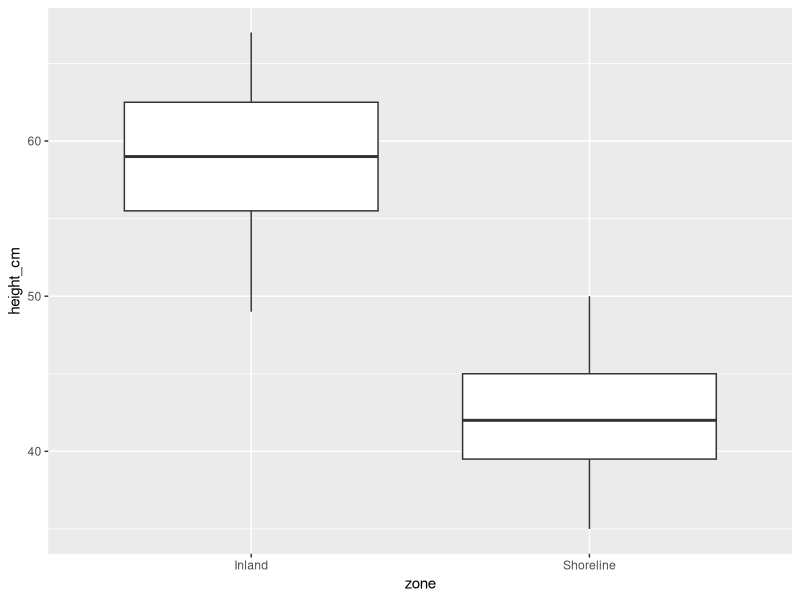
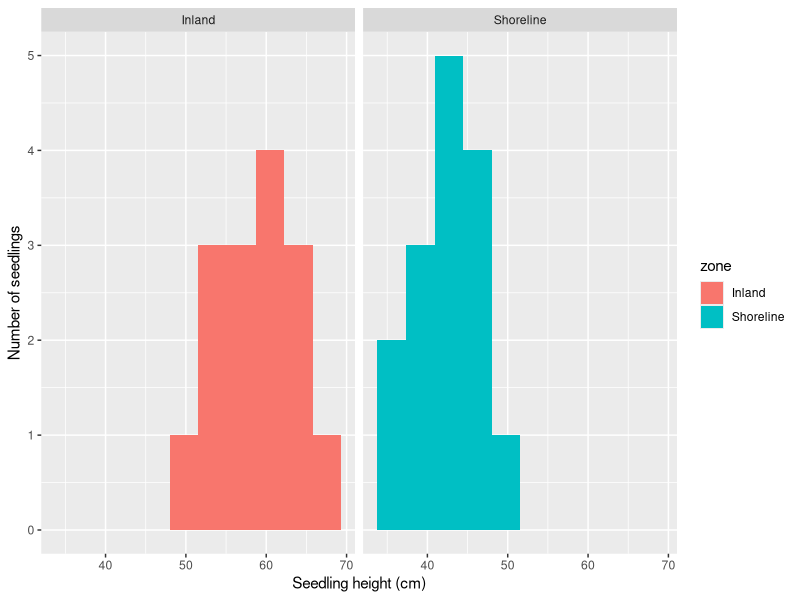
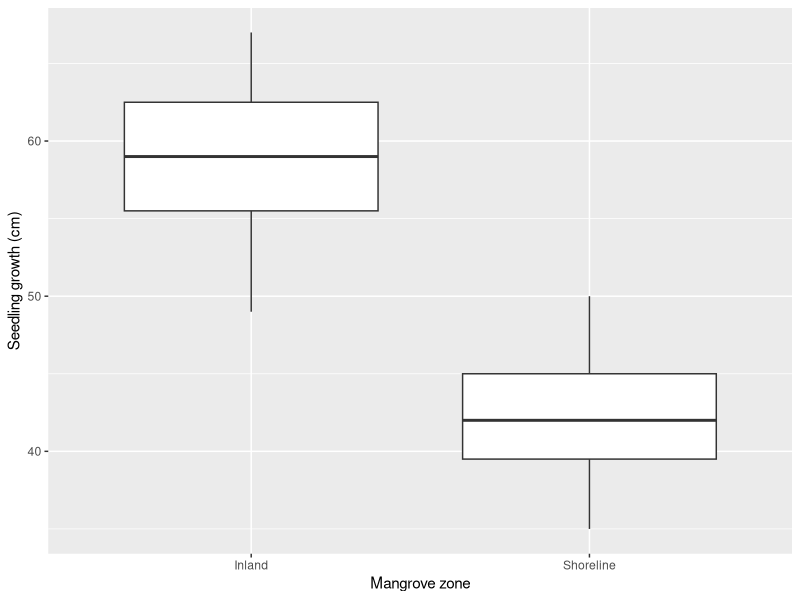

These charts were generated, in order, by the following R code: (Note: this script raises an error after producing the figures.)
# MES 503 Week 5 Lab - t tests and data wrangling
# This script includes a coding exercise designed to build your understanding of 
# t-tests while also learning more about data wrangling

# Created by Kayla Blincow 9/15/2026
#------------------------------------------------------------------------------


#### INTRODUCTION
# Today we will learn how to:
# 1. Perform a t-test in R
# 2. Interpret the results of a t-test
# 3. Create new variables using mutate()
# 4. Calculate summaries using group_by() and summarise()
# 5. Combine data wrangling and statistical analysis

# An important idea for today:
# DATA WRANGLING and STATISTICAL ANALYSIS are connected.

# Before we can perform a statistical test, we often need to make sure
# that our data are structured and filtered appropriately.


# ------------------------------------------------------------------------------
# BACKGROUND: MANGROVE SEEDLING GROWTH
# ------------------------------------------------------------------------------

# Mangrove forests provide important ecosystem services, including shoreline
# stabilization, habitat for juvenile fishes and invertebrates, carbon storage,
# and protection from storms.

# Mangrove seedlings may experience different environmental conditions depending
# on where they grow. For example, seedlings near the shoreline may experience
# greater exposure to waves, flooding, salinity, and physical disturbance than
# seedlings growing farther inland.

# In this exercise, we will use a hypothetical dataset to investigate whether
# mangrove seedling height differs between two habitat zones:

# 1. Shoreline: seedlings growing near the water's edge
# 2. Inland: seedlings growing farther inland within the mangrove forest

# Our motivating research question is:
# Do mangrove seedlings differ in height between shoreline and inland zones?

#### OUR DATA ####

# Our dataset includes measurements from 30 hypothetical mangrove seedlings.

# Variables include:
# seedling_id: unique identifier for each seedling
# site: mangrove study site
# species: mangrove species
# zone: shoreline or inland habitat zone
# height_cm: seedling height in centimeters
# leaf_number: number of leaves on the seedling
# stem_diameter_mm: stem diameter in millimeters
# salinity_ppt: water salinity in parts per thousand
# light_percent: percentage of available sunlight


# These data are hypothetical but designed to represent plausible ecological
# measurements.



# ------------------------------------------------------------------------------
# SET UP R AND LOAD PACKAGES
# ------------------------------------------------------------------------------

# Clear the current R environment.
rm(list = ls())

# Load the tidyverse package 
# (this loads the whole tidyverse at once and is a great shorthand for when you 
# know you'll be using multiple tidyverse packages, like ggplot2 and dplyr)

# If you have not installed tidyverse, run this first:
# install.packages("tidyverse")

library(tidyverse)

# ------------------------------------------------------------------------------
# LOAD OUR DATA AND CHECK IT OUT
# ------------------------------------------------------------------------------

# Import your CSV file.
# Update the file path below so that R can find your data.

mangroves <- read.csv("Week 5/mangrove.csv")

# View the first six rows of the dataset.
# FILL IN CODE HERE
head(mangroves)

# View the structure of the dataset.
# FILL IN CODE HERE
str(mangroves)


# ------------------------------------------------------------------------------
# PART 1: EXPLORE THE DATA
# ------------------------------------------------------------------------------

# Before conducting a statistical test, it is important to explore the data.

# Create a visual depicting seedling height in each habitat zone.
# FILL IN CODE HERE
#plot(as.factor(mangroves$zone), mangroves$height_cm)
ggplot(data = mangroves, aes(x = zone, y = height_cm)) +
  geom_boxplot()


# ------------------------------------------------------------------------------
# PART 2: Do A t-TEST
# ------------------------------------------------------------------------------

# A t-test is used to compare the means of two groups.

# In this example, we want to determine whether mean seedling height differs
# between shoreline and inland mangrove seedlings.

# Our hypotheses are:

# Null hypothesis: Mean seedling height is the same in shoreline and inland zones.
# Alternative hypothesis: Mean seedling height differs between shoreline and inland zones.


# The general syntax for a two-sample t-test is:
# t.test(response variable ~ explanatory variable, data = dataset)

# What is our response variable?
# WRITE YOUR ANSWER HERE

# What is our explanatory variable?
# WRITE YOUR ANSWER HERE


#### CHECKING THE ASSUMPTIONS OF A T-TEST ####

# Before running a t-test, we should make sure that the data are
# appropriate for the test.
#
# For an independent-samples t-test, we are particularly interested in:
#
# 1. Independence of observations
# 2. Approximately normal data within each group
# 3. Similar variance between groups

# 1. CONSIDER INDEPENDENCE
# Independence is something we primarily determine from how the
# study was designed rather than from a statistical test.

# Ask:
# - Were seedlings sampled independently?
# - Is each seedling represented only once?
# - Are multiple measurements from the same seedling being treated
#   as independent observations?

# We cannot determine independence simply by looking at the data.


# 2. NORMALITY
# First, look at the distribution of seedling height within each zone.
ggplot(mangroves, aes(x = height_cm, fill = zone)) +
  geom_histogram(bins = 10) +
  facet_wrap(~ zone) +
  labs(
    x = "Seedling height (cm)",
    y = "Number of seedlings"
  )

# 3. EQUAL VARIANCE
# Compare the spread of seedling height between the two zones.
ggplot(mangroves, aes(x = zone, y = height_cm)) +
  geom_boxplot() +
  labs(
    x = "Mangrove zone",
    y = "Seedling growth (cm)"
  )


#### DOING THE t-TEST ####
height_test <- t.test(height_cm ~ zone, data = mangroves)

#look at the test results:
height_test

# Important parts of the output include:
# t: The calculated t-statistic.
# df: The degrees of freedom associated with the test.
# p-value: The probability of obtaining results at least as extreme as those observed
# if the null hypothesis were true.
# confidence interval: A range of plausible values for the difference between group means.
# sample estimates: The mean height for each habitat zone.

# How can we extract the p-value from the test object?
# FILL IN CODE HERE
height_test$p.value

# How about the estimated means?
# FILL IN CODE HERE
height_test$estimate

# Notice that R's default t.test() uses Welch's t-test.
# Welch's t-test does not assume that the two groups have exactly
# equal variances, making it a useful default when comparing two
# independent groups.

#Check the help page for t.test() to explore how we can control our t test.
?t.test()

t.test(mangroves$height_cm, mu = 50, var.equal = TRUE)

height_test

# ------------------------------------------------------------------------------
# PART 3: INTERPRET THE t-TEST
# ------------------------------------------------------------------------------

# Use the t-test output answer the following questions:
# 1. Do you reject or fail to reject the null hypothesis? Why?
# 2. Which habitat zone has taller seedlings on average?
# 3. Write a biological interpretation of the result.


# Remember that a statistically significant difference does not automatically
# demonstrate that habitat zone caused the difference. Other variables, such
# as salinity, light availability, flooding, nutrient availability, or site
# characteristics, may also influence seedling growth.



# ------------------------------------------------------------------------------
# PART 4: SUMMARIZE THE DATA TO CONTEXTUALIZE THE TEST
# ------------------------------------------------------------------------------

# A statistical test provides information about whether groups differ, but we
# should also calculate descriptive statistics to understand the size and
# direction of the difference.

# This is where data wrangling and the group_by()/summarize() functions come in!

# Take a look at the code below and try to think about what you think it will do
# BEFORE running it.
mangroves |>
  group_by(zone, species) |>
  summarise(
    sample_size = n(),
    mean_height = mean(height_cm),
    standard_deviation = sd(height_cm),
    minimum_height = min(height_cm),
    maximum_height = max(height_cm)
  )

# The grouped summary tells us:
# 1. How many seedlings were measured in each zone.
# 2. The average seedling height in each zone.
# 3. How variable seedling height was within each zone.
# 4. The smallest and largest observations in each zone.


# ------------------------------------------------------------------------------
# PART 5: REPORTING t-TEST RESULTS
# ------------------------------------------------------------------------------

# If we were writing these results in a paper it would look like this:
# Mangrove seedlings growing farther inland were taller on average than those 
# growing near the shoreline. Mean height was 58.8 ± 5.06 cm (Mean ± SD) for inland seedlings 
# compared with 42.3 ± 4.06 cm for shoreline seedlings. A Welch's two-sample 
# t-test indicated that height differed significantly between the two zones 
# (t = 9.87, df = 26.7, p< 0.001).


# ------------------------------------------------------------------------------
# PART 6: USING group_by() AND summarise()
# ------------------------------------------------------------------------------

# The group_by() function tells R to perform calculations separately for each
# level of a grouping variable.

# The summarise() function calculates summary statistics.

# These functions are often used together.

# Calculate the mean seedling height for the entire dataset.
mangroves |>
  summarise(
    mean_height = mean(height_cm)
  )

mean(mangroves$height_cm)

# Calculate the mean seedling height separately for each habitat zone.
mangroves |>
  group_by(zone) |>
  summarise(
    mean_height = mean(height_cm)
  )

# Calculate several summary statistics for each habitat zone.
mangroves |>
  group_by(zone) |>
  summarise(
    sample_size = n(),
    mean_height = mean(height_cm),
    standard_deviation = sd(height_cm),
    mean_leaf_number = mean(leaf_number),
    mean_salinity = mean(salinity_ppt),
    mean_light = mean(light_percent)
  )

# We can also group by more than one variable.
mangroves |>
  group_by(site, zone) |>
  summarise(
    sample_size = n(),
    mean_height = mean(height_cm),
    mean_leaf_number = mean(leaf_number),
    .groups = "drop"
  ) 

# The .groups = "drop" argument removes the grouping after summarising.

# ------------------------------------------------------------------------------
# YOUR TURN: PRACTICE WITH group_by() AND summarise()
# ------------------------------------------------------------------------------

# Complete the following tasks:

# 1. Calculate the mean stem diameter for each habitat zone.
mangroves |> 
  group_by(zone) |> 
  summarize(mean_stem_diameter = mean(stem_diameter_mm))

# 2. Calculate the mean number of leaves for each mangrove species.
mangroves |> 
  group_by(species) |> 
  summarize(leaf_number = mean(leaf_number))

# 3. Calculate the mean salinity and mean light availability, min and max light for each site.
mangroves |> 
  group_by(site) |> 
  summarize(whateveriwant = mean(salinity_ppt),
            mean_light = mean(light_percent),
            minimumlight = min(light_percent),
            maxlight = max(light_percent))

# 4. Calculate the minimum, maximum, and mean seedling height for each species
# and habitat zone combination.
mangroves |> 
  group_by(species, zone) |> 
  summarize(meanseedlingheight = mean(height_cm),
            minimum = min(height_cm),
            maximum = max(height_cm))
  

# 5. Calculate the mean leaf density for each habitat zone.


# ------------------------------------------------------------------------------
# PART 6: USING mutate() TO CREATE NEW VARIABLES
# ------------------------------------------------------------------------------

mangroves <- mangroves |>
  select(-height_m, -height_class)

# The mutate() function creates new variables or modifies existing variables.
# For example, we can convert seedling height from centimeters to meters.
mangroves <- mangroves |>
  mutate(
    height_m = height_cm / 100
  )

# View the updated dataset.
head(mangroves)

# We can also calculate the number of leaves per centimeter of seedling height.
mangroves <- mangroves |>
  mutate(
    leaf_density = leaf_number / height_cm
  )
# View the new variables--what's the code below doing?
mangroves |>
  select(seedling_id, height_cm, height_m, leaf_number, leaf_density)

# We can use ifelse() inside mutate() to create categories.
mangroves <- mangroves |>
  mutate(
    height_class = ifelse(
      height_cm >= 50,
      "Tall",
      "Short"
    )
  )

# View the height categories.
mangroves |>
  select(seedling_id, height_cm, height_class)

# ------------------------------------------------------------------------------
# YOUR TURN: PRACTICE WITH mutate()
# ------------------------------------------------------------------------------

# Complete the following tasks:

# 1. Create a new variable called diameter_cm that converts stem diameter fro-m
# millimeters to centimeters.
mangroves <- mangroves |> mutate(diameter_cm = stem_diameter_mm/10)
# 2. Create another variable called leaves_per_meter that calculates the number
# of leaves per meter of seedling height.

# 3. Create a categorical variable called salinity_category:
# "High" if salinity_ppt is greater than or equal to 30
# "Low" if salinity_ppt is less than 30
mangroves <- mangroves |> 
  mutate(salinity_category = ifelse(
    salinity_ppt >= 30,
    "High",
    "Low"
  ))

# 4. Use select() to display the variables needed to check your work.
mangroves |> select(salinity_ppt, salinity_category)

# ------------------------------------------------------------------------------
# YOUR TURN: COMPLETE AN ANALYSIS COMBINING DATA WRANGLING AND A t-TEST
# ------------------------------------------------------------------------------
# Research question:
# Does leaf density differ between shoreline and inland black mangrove seedlings?

# Complete the following workflow:
# 1. Use filter() to create a dataset containing only black mangroves.
# 2. Use select() to retain the variables needed for the analysis.
# 3. Use mutate() to calculate leaf density (number of leaves/seedling height)
# 4. Use group_by() and summarise() to calculate the mean leaf density for each
#    habitat zone.
# 5. Create a boxplot showing leaf density by habitat zone.
# 6. Conduct a t-test comparing leaf density between shoreline and inland zones.
# 7. Interpret the result in ecological terms.

# Your interpretation should include:
# - The mean leaf density in each group.
# - The direction of the difference.
# - Correct reporting of the t test.
# - Whether the result is statistically significant.
# - What the result may suggest about mangrove seedling growth.
